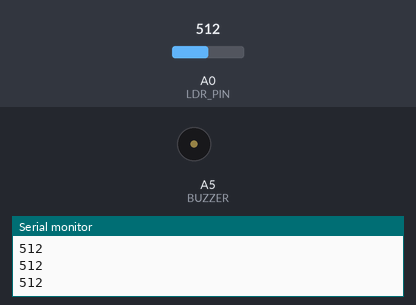
Simulated run of this sketch. Board: Arduino Uno, built with avr-gcc and run on an emulated ATmega328P. Shown: buzzer (waves = sounding), the last lines printed to the serial monitor. The test bench sets the inputs (shaded band); at power-on: A0 (LDR_PIN) = 512.

Above: at 1.2 s.
1.3 s: A0 (LDR_PIN) set to 416
2.8 s: A0 (LDR_PIN) set to 393
At 3.3 s:
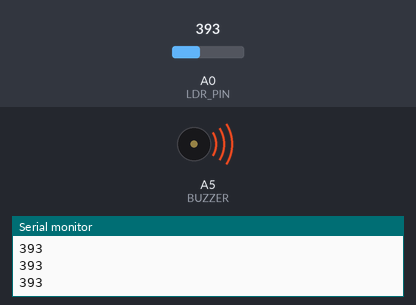
Timing chart, 0 to 5.8 s (numbered marks = the images above; inputs shaded):
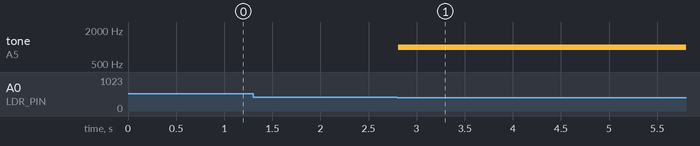

The sketch:

Ekstra_Karar_S01.ino
```cpp
/*
  ================================================================
   S01  -  IŞIK THEREMİNİ  ·  KARAR SÜRÜMÜ (if / else)
  ================================================================
   Gece alarmı: LDR'yi kapatınca öter, açınca susar.
   Devre: ders devresinin aynısı (LDR, 10k, pasif buzzer).
   ESIK'i sınıfına göre ayarla: Seri Monitör'de el açıkken ve
   LDR kapalıyken gördüğün iki sayının ortası.
  ================================================================
*/

const int LDR_PIN = A0;
const int BUZZER  = A5;
const int ESIK    = 400;          // sınıfına göre ayarla

void setup() {
  Serial.begin(9600);
}

void loop() {
  int isik = analogRead(LDR_PIN);
  Serial.println(isik);

  if (isik < ESIK) {              // karanlık mı?
    tone(BUZZER, 1000);           // evet: alarm
  } else {
    noTone(BUZZER);               // hayır: sessiz
  }
  delay(10);
}
```

Measured:
- the behaviour switches between 400 and 399 on A0 (LDR_PIN) (found by bisection; images 0 and 1)
- after the input at 2.8 s, tone on A5 (BUZZER): silent → 1000 Hz at once
